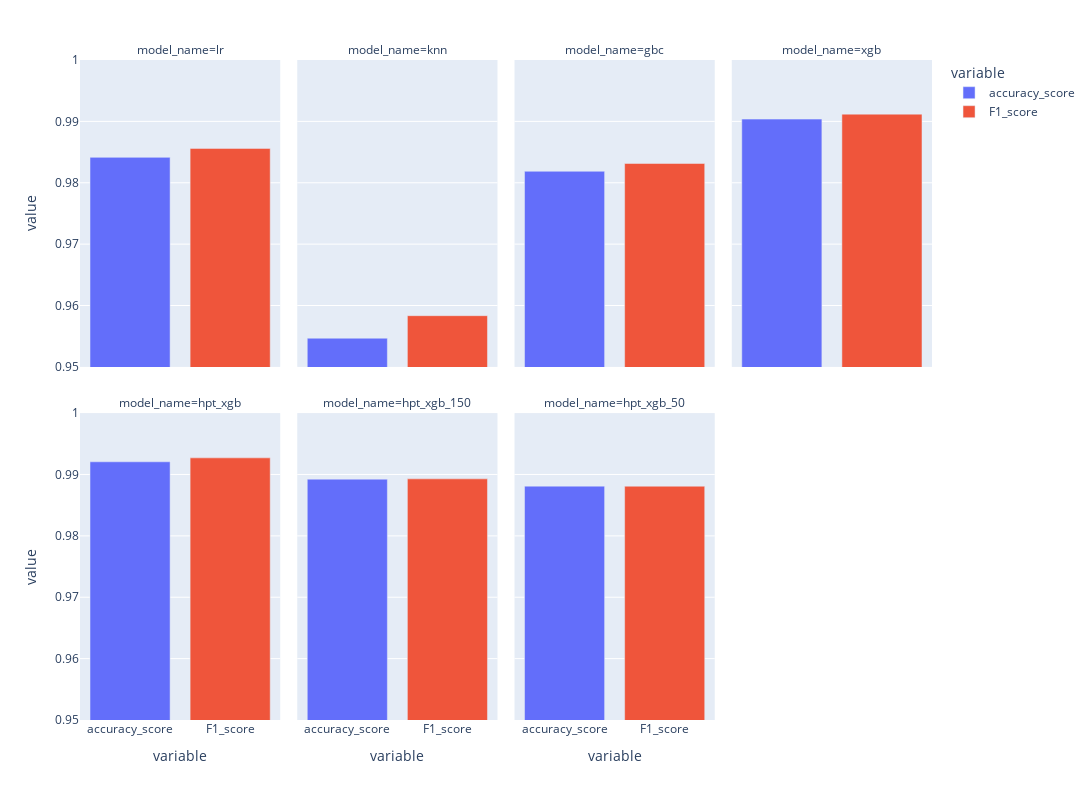

The code cell stored with this chart in its notebook:
### Code cell
fig = result.melt(id_vars = ["model_name"], 
            value_vars= ["accuracy_score", "F1_score"]).\
                plot(x = "variable", y = "value", 
                     color = "variable", kind = "bar", 
                     backend = "plotly", facet_col = "model_name", facet_col_wrap = 4,
                     width = 1200, height = 800)

fig.update_yaxes(range = (0.95, 1.0))

### Figure 1 — Plotly figure (JSON) as saved in the notebook; plotly's stock layout.template omitted (floating-point values rounded to 4 significant figures)
{"data": [{"alignmentgroup": "True", "hovertemplate": "variable=%{x}<br>model_name=lr<br>value=%{y}<extra></extra>", "legendgroup": "accuracy_score", "marker": {"color": "#636efa", "pattern": {"shape": ""}}, "name": "accuracy_score", "offsetgroup": "accuracy_score", "orientation": "v", "showlegend": true, "textposition": "auto", "type": "bar", "x": ["accuracy_score"], "xaxis": "x5", "y": [0.9841], "yaxis": "y5"}, {"alignmentgroup": "True", "hovertemplate": "variable=%{x}<br>model_name=knn<br>value=%{y}<extra></extra>", "legendgroup": "accuracy_score", "marker": {"color": "#636efa", "pattern": {"shape": ""}}, "name": "accuracy_score", "offsetgroup": "accuracy_score", "orientation": "v", "showlegend": false, "textposition": "auto", "type": "bar", "x": ["accuracy_score"], "xaxis": "x6", "y": [0.9547], "yaxis": "y6"}, {"alignmentgroup": "True", "hovertemplate": "variable=%{x}<br>model_name=gbc<br>value=%{y}<extra></extra>", "legendgroup": "accuracy_score", "marker": {"color": "#636efa", "pattern": {"shape": ""}}, "name": "accuracy_score", "offsetgroup": "accuracy_score", "orientation": "v", "showlegend": false, "textposition": "auto", "type": "bar", "x": ["accuracy_score"], "xaxis": "x7", "y": [0.9819], "yaxis": "y7"}, {"alignmentgroup": "True", "hovertemplate": "variable=%{x}<br>model_name=xgb<br>value=%{y}<extra></extra>", "legendgroup": "accuracy_score", "marker": {"color": "#636efa", "pattern": {"shape": ""}}, "name": "accuracy_score", "offsetgroup": "accuracy_score", "orientation": "v", "showlegend": false, "textposition": "auto", "type": "bar", "x": ["accuracy_score"], "xaxis": "x8", "y": [0.9904], "yaxis": "y8"}, {"alignmentgroup": "True", "hovertemplate": "variable=%{x}<br>model_name=hpt_xgb<br>value=%{y}<extra></extra>", "legendgroup": "accuracy_score", "marker": {"color": "#636efa", "pattern": {"shape": ""}}, "name": "accuracy_score", "offsetgroup": "accuracy_score", "orientation": "v", "showlegend": false, "textposition": "auto", "type": "bar", "x": ["accuracy_score"], "xaxis": "x", "y": [0.9921], "yaxis": "y"}, {"alignmentgroup": "True", "hovertemplate": "variable=%{x}<br>model_name=hpt_xgb_150<br>value=%{y}<extra></extra>", "legendgroup": "accuracy_score", "marker": {"color": "#636efa", "pattern": {"shape": ""}}, "name": "accuracy_score", "offsetgroup": "accuracy_score", "orientation": "v", "showlegend": false, "textposition": "auto", "type": "bar", "x": ["accuracy_score"], "xaxis": "x2", "y": [0.9892], "yaxis": "y2"}, {"alignmentgroup": "True", "hovertemplate": "variable=%{x}<br>model_name=hpt_xgb_50<br>value=%{y}<extra></extra>", "legendgroup": "accuracy_score", "marker": {"color": "#636efa", "pattern": {"shape": ""}}, "name": "accuracy_score", "offsetgroup": "accuracy_score", "orientation": "v", "showlegend": false, "textposition": "auto", "type": "bar", "x": ["accuracy_score"], "xaxis": "x3", "y": [0.9881], "yaxis": "y3"}, {"alignmentgroup": "True", "hovertemplate": "variable=%{x}<br>model_name=lr<br>value=%{y}<extra></extra>", "legendgroup": "F1_score", "marker": {"color": "#EF553B", "pattern": {"shape": ""}}, "name": "F1_score", "offsetgroup": "F1_score", "orientation": "v", "showlegend": true, "textposition": "auto", "type": "bar", "x": ["F1_score"], "xaxis": "x5", "y": [0.9856], "yaxis": "y5"}, {"alignmentgroup": "True", "hovertemplate": "variable=%{x}<br>model_name=knn<br>value=%{y}<extra></extra>", "legendgroup": "F1_score", "marker": {"color": "#EF553B", "pattern": {"shape": ""}}, "name": "F1_score", "offsetgroup": "F1_score", "orientation": "v", "showlegend": false, "textposition": "auto", "type": "bar", "x": ["F1_score"], "xaxis": "x6", "y": [0.9583], "yaxis": "y6"}, {"alignmentgroup": "True", "hovertemplate": "variable=%{x}<br>model_name=gbc<br>value=%{y}<extra></extra>", "legendgroup": "F1_score", "marker": {"color": "#EF553B", "pattern": {"shape": ""}}, "name": "F1_score", "offsetgroup": "F1_score", "orientation": "v", "showlegend": false, "textposition": "auto", "type": "bar", "x": ["F1_score"], "xaxis": "x7", "y": [0.9831], "yaxis": "y7"}, {"alignmentgroup": "True", "hovertemplate": "variable=%{x}<br>model_name=xgb<br>value=%{y}<extra></extra>", "legendgroup": "F1_score", "marker": {"color": "#EF553B", "pattern": {"shape": ""}}, "name": "F1_score", "offsetgroup": "F1_score", "orientation": "v", "showlegend": false, "textposition": "auto", "type": "bar", "x": ["F1_score"], "xaxis": "x8", "y": [0.9912], "yaxis": "y8"}, {"alignmentgroup": "True", "hovertemplate": "variable=%{x}<br>model_name=hpt_xgb<br>value=%{y}<extra></extra>", "legendgroup": "F1_score", "marker": {"color": "#EF553B", "pattern": {"shape": ""}}, "name": "F1_score", "offsetgroup": "F1_score", "orientation": "v", "showlegend": false, "textposition": "auto", "type": "bar", "x": ["F1_score"], "xaxis": "x", "y": [0.9927], "yaxis": "y"}, {"alignmentgroup": "True", "hovertemplate": "variable=%{x}<br>model_name=hpt_xgb_150<br>value=%{y}<extra></extra>", "legendgroup": "F1_score", "marker": {"color": "#EF553B", "pattern": {"shape": ""}}, "name": "F1_score", "offsetgroup": "F1_score", "orientation": "v", "showlegend": false, "textposition": "auto", "type": "bar", "x": ["F1_score"], "xaxis": "x2", "y": [0.9893], "yaxis": "y2"}, {"alignmentgroup": "True", "hovertemplate": "variable=%{x}<br>model_name=hpt_xgb_50<br>value=%{y}<extra></extra>", "legendgroup": "F1_score", "marker": {"color": "#EF553B", "pattern": {"shape": ""}}, "name": "F1_score", "offsetgroup": "F1_score", "orientation": "v", "showlegend": false, "textposition": "auto", "type": "bar", "x": ["F1_score"], "xaxis": "x3", "y": [0.9881], "yaxis": "y3"}], "layout": {"annotations": [{"font": {}, "showarrow": false, "text": "model_name=hpt_xgb", "x": 0.1175, "xanchor": "center", "xref": "paper", "y": 0.465, "yanchor": "bottom", "yref": "paper"}, {"font": {}, "showarrow": false, "text": "model_name=hpt_xgb_150", "x": 0.3725, "xanchor": "center", "xref": "paper", "y": 0.465, "yanchor": "bottom", "yref": "paper"}, {"font": {}, "showarrow": false, "text": "model_name=hpt_xgb_50", "x": 0.6275, "xanchor": "center", "xref": "paper", "y": 0.465, "yanchor": "bottom", "yref": "paper"}, {"font": {}, "showarrow": false, "text": "model_name=lr", "x": 0.1175, "xanchor": "center", "xref": "paper", "y": 1.0, "yanchor": "bottom", "yref": "paper"}, {"font": {}, "showarrow": false, "text": "model_name=knn", "x": 0.3725, "xanchor": "center", "xref": "paper", "y": 1.0, "yanchor": "bottom", "yref": "paper"}, {"font": {}, "showarrow": false, "text": "model_name=gbc", "x": 0.6275, "xanchor": "center", "xref": "paper", "y": 1.0, "yanchor": "bottom", "yref": "paper"}, {"font": {}, "showarrow": false, "text": "model_name=xgb", "x": 0.8825, "xanchor": "center", "xref": "paper", "y": 1.0, "yanchor": "bottom", "yref": "paper"}], "barmode": "relative", "height": 800, "legend": {"title": {"text": "variable"}, "tracegroupgap": 0}, "margin": {"t": 60}, "width": 1200, "xaxis": {"anchor": "y", "autorange": true, "categoryarray": ["accuracy_score", "F1_score"], "categoryorder": "array", "domain": [0, 0.235], "range": [-0.5, 1.5], "title": {"text": "variable"}, "type": "category"}, "xaxis2": {"anchor": "y2", "autorange": true, "categoryarray": ["accuracy_score", "F1_score"], "categoryorder": "array", "domain": [0.255, 0.49], "matches": "x", "range": [-0.5, 1.5], "title": {"text": "variable"}, "type": "category"}, "xaxis3": {"anchor": "y3", "autorange": true, "categoryarray": ["accuracy_score", "F1_score"], "categoryorder": "array", "domain": [0.51, 0.745], "matches": "x", "range": [-0.5, 1.5], "title": {"text": "variable"}, "type": "category"}, "xaxis4": {"anchor": "y4", "categoryarray": ["accuracy_score", "F1_score"], "categoryorder": "array", "domain": [0.765, 1.0], "matches": "x", "title": {"text": "variable"}}, "xaxis5": {"anchor": "y5", "autorange": true, "domain": [0, 0.235], "matches": "x", "range": [-0.5, 1.5], "showticklabels": false, "type": "category"}, "xaxis6": {"anchor": "y6", "autorange": true, "domain": [0.255, 0.49], "matches": "x", "range": [-0.5, 1.5], "showticklabels": false, "type": "category"}, "xaxis7": {"anchor": "y7", "autorange": true, "domain": [0.51, 0.745], "matches": "x", "range": [-0.5, 1.5], "showticklabels": false, "type": "category"}, "xaxis8": {"anchor": "y8", "autorange": true, "domain": [0.765, 1.0], "matches": "x", "range": [-0.5, 1.5], "showticklabels": false, "type": "category"}, "yaxis": {"anchor": "x", "domain": [0, 0.465], "range": [0.95, 1], "title": {"text": "value"}, "type": "linear"}, "yaxis2": {"anchor": "x2", "domain": [0, 0.465], "matches": "y", "range": [0.95, 1], "showticklabels": false, "type": "linear"}, "yaxis3": {"anchor": "x3", "domain": [0, 0.465], "matches": "y", "range": [0.95, 1], "showticklabels": false, "type": "linear"}, "yaxis4": {"anchor": "x4", "domain": [0, 0.465], "matches": "y", "range": [0.95, 1], "showticklabels": false}, "yaxis5": {"anchor": "x5", "domain": [0.535, 1.0], "matches": "y", "range": [0.95, 1], "title": {"text": "value"}, "type": "linear"}, "yaxis6": {"anchor": "x6", "domain": [0.535, 1.0], "matches": "y", "range": [0.95, 1], "showticklabels": false, "type": "linear"}, "yaxis7": {"anchor": "x7", "domain": [0.535, 1.0], "matches": "y", "range": [0.95, 1], "showticklabels": false, "type": "linear"}, "yaxis8": {"anchor": "x8", "domain": [0.535, 1.0], "matches": "y", "range": [0.95, 1], "showticklabels": false, "type": "linear"}}}
